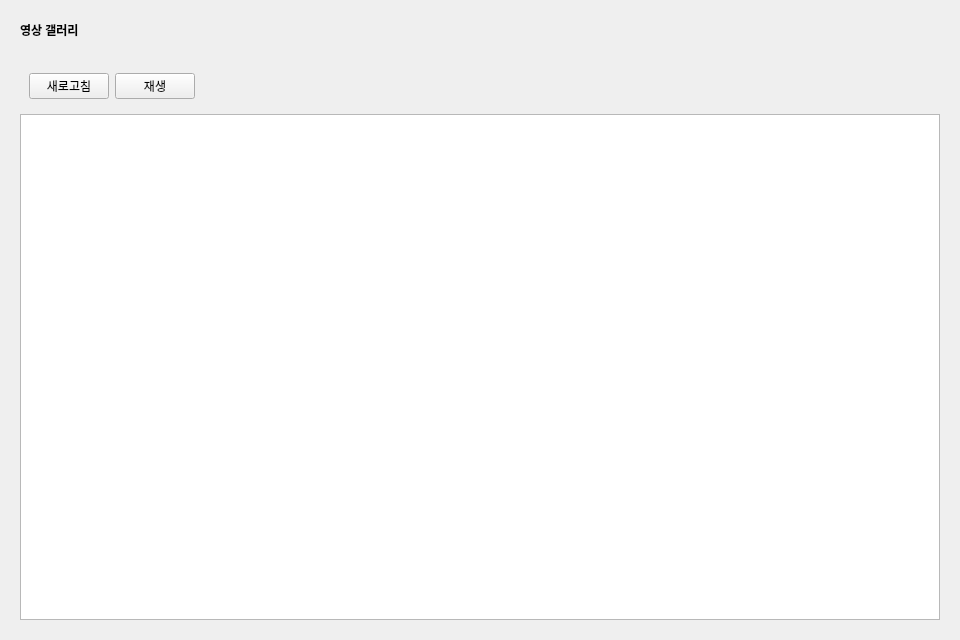
<?xml version="1.0" encoding="UTF-8"?>
<ui version="4.0">
 <class>Tab2_video</class>
 <widget class="QWidget" name="Tab2_video">
  <property name="geometry">
   <rect>
    <x>0</x><y>0</y><width>960</width><height>640</height>
   </rect>
  </property>
  <property name="windowTitle">
   <string>영상</string>
  </property>
  <layout class="QVBoxLayout" name="rootLayout">
   <!-- 상단 제목 라인 -->
   <item>
    <widget class="QWidget" name="topBar">
     <layout class="QHBoxLayout" name="topBarLayout">
      <item>
       <widget class="QLabel" name="title">
        <property name="text">
         <string>영상 갤러리</string>
        </property>
        <property name="styleSheet">
         <string notr="true">font-weight:600;</string>
        </property>
       </widget>
      </item>
      <item>
       <spacer name="spacerTop">
        <property name="orientation">
         <enum>Qt::Horizontal</enum>
        </property>
        <property name="sizeHint" stdset="0">
         <size><width>40</width><height>20</height></size>
        </property>
       </spacer>
      </item>
     </layout>
    </widget>
   </item>

   <!-- 중앙 스택: 갤러리 / 플레이어 -->
   <item>
    <widget class="QStackedWidget" name="stack">
     <property name="currentIndex">
      <number>0</number>
     </property>

     <!-- 0: 갤러리 -->
     <widget class="QWidget" name="galleryPage">
      <layout class="QVBoxLayout" name="galleryLayout">
       <item>
        <widget class="QWidget" name="galleryCtrl">
         <layout class="QHBoxLayout" name="galleryCtrlLayout">
          <item>
           <widget class="QPushButton" name="btnRefresh">
            <property name="text">
             <string>새로고침</string>
            </property>
           </widget>
          </item>
          <item>
           <widget class="QPushButton" name="btnPlay">
            <property name="text">
             <string>재생</string>
            </property>
           </widget>
          </item>
          <item>
           <spacer name="spacerGallery">
            <property name="orientation">
             <enum>Qt::Horizontal</enum>
            </property>
            <property name="sizeHint" stdset="0">
             <size><width>40</width><height>20</height></size>
            </property>
           </spacer>
          </item>
         </layout>
        </widget>
       </item>
       <item>
        <widget class="QListWidget" name="list">
         <property name="viewMode">
          <enum>QListView::IconMode</enum>
         </property>
         <property name="movement">
          <enum>QListView::Static</enum>
         </property>
         <property name="resizeMode">
          <enum>QListView::Adjust</enum>
         </property>
         <property name="iconSize">
          <size><width>240</width><height>135</height></size>
         </property>
         <property name="gridSize">
          <size><width>260</width><height>180</height></size>
         </property>
         <property name="spacing">
          <number>8</number>
         </property>
         <property name="uniformItemSizes">
          <bool>false</bool>
         </property>
         <property name="wordWrap">
          <bool>true</bool>
         </property>
        </widget>
       </item>
      </layout>
     </widget>

     <!-- 1: 플레이어 -->
     <widget class="QWidget" name="playerPage">
      <layout class="QVBoxLayout" name="playerLayout">
       <item>
        <widget class="QWidget" name="playerCtrl">
         <layout class="QHBoxLayout" name="playerCtrlLayout">
          <item>
           <widget class="QPushButton" name="btnBack">
            <property name="text">
             <string>← 갤러리</string>
            </property>
           </widget>
          </item>
          <item>
           <widget class="QLabel" name="nowPlaying">
            <property name="text">
             <string/>
            </property>
            <property name="styleSheet">
             <string notr="true">color:#555;</string>
            </property>
           </widget>
          </item>
         </layout>
        </widget>
       </item>
       <item>
        <!-- QVideoWidget은 코드에서 videoHost 내부에 동적으로 붙임 -->
        <widget class="QWidget" name="videoHost">
         <property name="minimumSize">
          <size><width>640</width><height>360</height></size>
         </property>
         <layout class="QVBoxLayout" name="videoHostLayout"/>
        </widget>
       </item>
      </layout>
     </widget>

    </widget>
   </item>
  </layout>
 </widget>
 <resources/>
 <connections/>
</ui>
